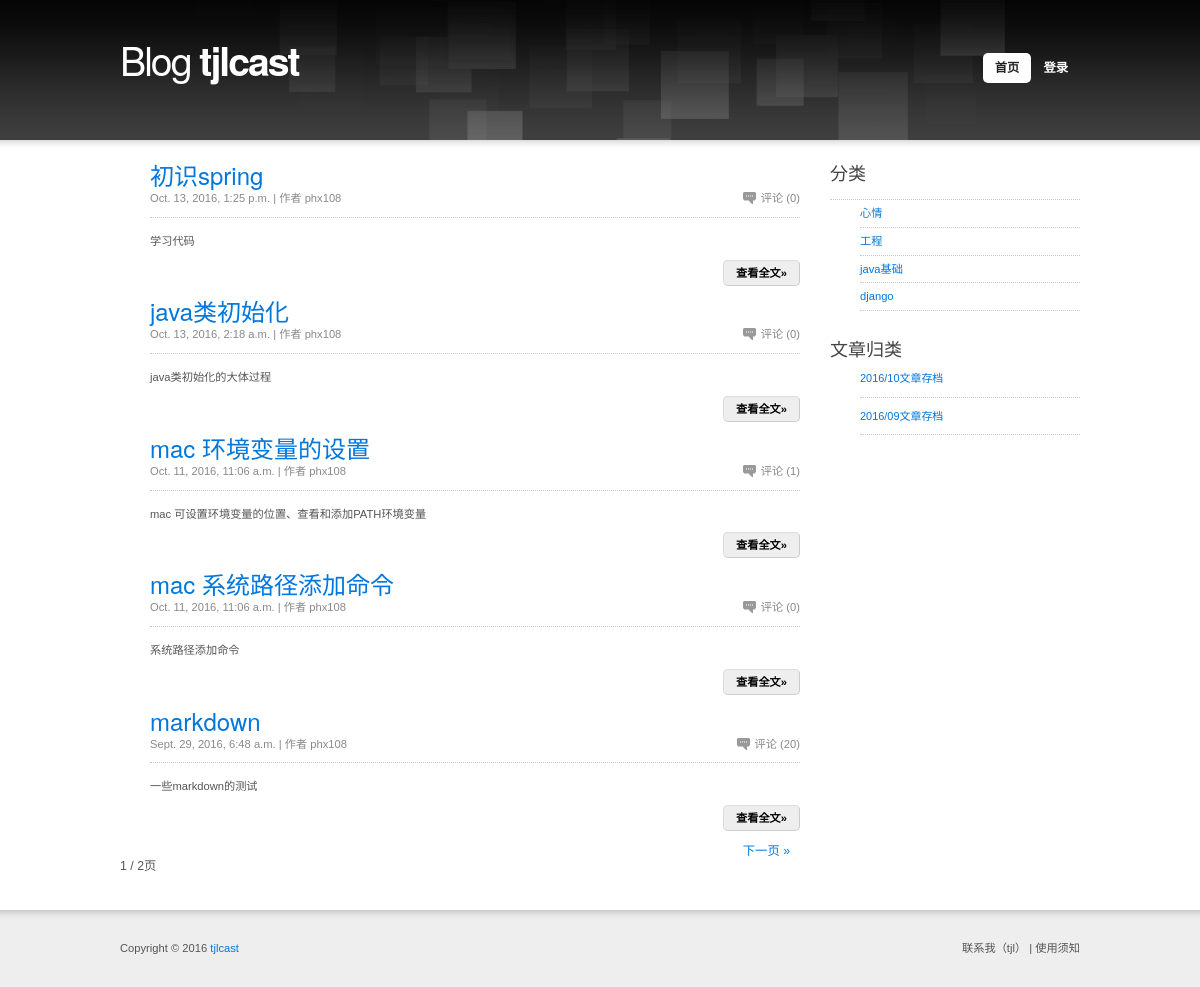
The page / on the database its author committed.
### blog_old_project/models.py (models this page shows, shortened)
class Article(models.Model):
    title = models.CharField(max_length=50, verbose_name='文章标题')
    desc = models.CharField(max_length=50, verbose_name='文章描述')
    content = models.TextField(verbose_name='文章内容')
    click_count = models.IntegerField(default=0, verbose_name='点击次数')
    is_recommend = models.BooleanField(default=False, verbose_name='是否推荐')
    date_publish = models.DateTimeField(auto_now_add=True, verbose_name='发布时间')
    user = models.ForeignKey(User, verbose_name='用户')
    category = models.ForeignKey(Category, blank=True, null=True, verbose_name='分类')
    tag = models.ManyToManyField(Tag, verbose_name='标签')
    objects = ArticleManager()
    class Meta:
        verbose_name = '文章'
        verbose_name_plural = verbose_name
        ordering = ['-date_publish']

class User(AbstractUser):
    avatar = models.ImageField(upload_to='avatar/%Y/%m', max_length=200, blank=True,
                               null=True, verbose_name='用户头像')
    qq = models.CharField(max_length=20, blank=True, null=True, verbose_name='QQ号码')
    mobile = models.CharField(max_length=11, blank=True, null=True, unique=True, verbose_name='手机号码')
    url = models.URLField(max_length=100, blank=True, null=True, verbose_name='个人网页地址')
    class Meta:
        verbose_name = '用户'
        verbose_name_plural = verbose_name
        ordering = ['-id']

class Category(models.Model):
    name = models.CharField(max_length=30, verbose_name='分类名称')
    index = models.IntegerField(default=999,verbose_name='分类的排序')
    class Meta:
        verbose_name = '分类'
        verbose_name_plural = verbose_name
        ordering = ['index', 'id']

### blog_old_project/views.py (the view)
# urls.py: url(r'^$', index, name='index'),
def index(request):
    try:
        article_list = Article.objects.all()
        cur_page = int(request.GET.get('page', '0'))
        article_list = getPaginator(request, article_list, cur_page, )
        category_list = Category.objects.all()[:6]
        archive_list = Article.objects.distinct_date()
    except Exception as e:
        print e
    return render(request, 'index.html', locals())

### blog_old_project/markdown2.py (called while the page is built)
def _hash_text(s):
    return 'md5-' + md5(SECRET_SALT + s.encode("utf-8")).hexdigest()

### blog_old_project/models.py (called while the page is built)
    def distinct_date(self):
        distinct_date_list = []
        date_list = self.values('date_publish')
        for date in date_list:
            date = date['date_publish'].strftime('%Y/%m')
            if date not in distinct_date_list:
                distinct_date_list.append(date)
        return distinct_date_list

### blog_old_project/tools/MyPagination.py (called while the page is built)
    def page(self, number):
        self.page_num = number
        return super(JuncheePaginator, self).page(number)

### blog_old_project/views.py (called while the page is built)
def global_settings(request):
    SITE_NAME = settings.SITE_NAME
    SITE_DESC = settings.SITE_DESC
    return locals()

def getPaginator(request, obj_list, curPage, page_size=5):
    paginator = JuncheePaginator(obj_list, page_size)
    try:
        cur_page = int(curPage)
        obj_list = paginator.page(cur_page)
    except Exception as e:
        obj_list = paginator.page(1)
    return obj_list

### templates/index.html (shortened to what this page needs)
{% extends '__base__.html' %}
{% load myfilter %}
{% block content %}
	<div id="section" class="box">
		<div id="content">
			<ul class="articles box">
                {% for article in article_list %}
                    <li>
                        <h2><a href="{% url 'article' %}?id={{ article.id }}">{{ article.title }}</a></h2>
                        <div class="article-info box">
                            <p class="f-right"><a href="#" class="comment">评论 ({{ article.comment_set.all.count }})</a></p>
                            <p class="f-left">{{ article.date_publish }} | 作者 <a href="#">{{ article.user.username }}</a></p>
                        </div>
                        <p>{{ article.desc | safe  }}</p>
                        <p class="more"><a href="{% url 'article' %}?id={{ article.id }}">查看全文&raquo;</a></p>
                    </li>
                {% endfor %}
			</ul>
			<div class="pagination box">
				<p class="f-right">
                    {% if article_list.has_next %}
                        <a href="?page={{ article_list.next_page_number }}">下一页 &raquo;</a>
                    {% else %}
                        <a style="display: none">下一页 &raquo;</a>
                    {% endif %}
				</p>
				<p class="f-left">{{ article_list.number }} / {{ article_list.paginator.num_pages }}页</p>
			</div>
		</div>
		{% include 'right.html' %}
	</div>
{% endblock %}

### templates/right.html (shortened to what this page needs)
		<div id="aside">
			<h3>分类</h3>
			<ul class="menu">
                {% for category in category_list %}
                    <li><a href="{% url 'category' %}?cid={{ category.id }}">{{ category.name }}</a></li>
                {% endfor %}
			</ul>
            <h3 class="nomb">文章归类</h3>
			<ul class="sponsors">
                {% for archive in archive_list %}
                    <li>
					<a href='{% url 'archive' %}?year={{ archive | slice:":4" }}&month={{ archive | slice:"5:7" }}'>{{ archive }}文章存档</a><br />
				    </li>
                {% endfor %}
			</ul>
		</div>

### static/css/main.css (style rules this page uses)
blockquote, body, button, code, dd, div, dl, dt, fieldset, form, h1, h2, h3, h4, h5, h6, img, legend, li, ol, p, pre, td, th, ul { margin:0; padding:0; border:0; vertical-align:baseline; }
address, blockquote, dl, fieldset, form, h1, h2, h3, h4, h5, h6, ol, p, table, ul { margin:15px 0; }
body { background:url("../design/bg.png") 0 0 repeat-x; font:0.8em/1.5 "arial", sans-serif; }
h2 { font-size:220%; font-weight:bold; }
h3 { font-size:160%; font-weight:normal; }
#section { overflow:hidden; padding:20px 0; }
#content { float:left; width:680px; text-align:justify; }
.articles { margin:0; list-style:none; }
.articles h2 { margin:0; }
.articles h2 a { text-decoration:none; }
.articles .article-info { padding-bottom:10px; }
.articles .article-info .comment { padding-left:18px; background:url("../design/comment.gif") 0 50% no-repeat; }
.articles .article-info p { margin:0; }
.pagination { font-size:110%; }
.pagination a { padding:5px 10px; }
.more { text-align:right; }
.more a { border-radius:5px; -webkit-border-radius:5px; -moz-border-radius:5px; padding:6px 12px; text-decoration:none; font-weight:bold; }
#aside { float:right; width:250px; }
.menu { list-style:none; }
.menu li { display:inline; }
.menu li a { display:block; padding:5px 0; }
.sponsors { margin:0; list-style:none; font-size:85%; }
.sponsors li { padding:10px 0; }
.sponsors li a { font-size:115%; }
.box { min-height:1px; _height:1%; }
.box:after { display:block; visibility:hidden; clear:both; line-height:0; font-size:0; content:"."; }
.f-left { float:left !important; }
.f-right { float:right !important; }
.nomb { margin-bottom:0 !important; }

### static/css/skin.css (style rules this page uses)
body { background-color:#FFF; color:#555; }
a { color:#222; }
h2 { color:#222; }
.articles .article-info { border-bottom:1px dotted #CCC; color:#888; }
.articles .article-info a { color:#888; }
.more a { border:1px solid #DDD; border-right:1px solid #CCC; border-bottom:1px solid #CCC; background-color:#EEE; color:#000; }
.menu { border-top:1px dotted #CCC; }
.menu li a { border-bottom:1px dotted #CCC; }
.sponsors { color:#888; }
.sponsors li { border-bottom:1px dotted #CCC; }

### rows shown on the page
Article: title "初识spring", comment_set.all.count "0", date_publish "Oct. 13, 2016, 1:25 p.m.", user.username "phx108", desc "学习代码"
Article: title "java类初始化", comment_set.all.count "0", date_publish "Oct. 13, 2016, 2:18 a.m.", user.username "phx108", desc "java类初始化的大体过程"
Article: title "mac 环境变量的设置", comment_set.all.count "1", date_publish "Oct. 11, 2016, 11:06 a.m.", user.username "phx108", desc "mac 可设置环境变量的位置、查看和添加PATH环境变量"
Article: title "mac 系统路径添加命令", comment_set.all.count "0", date_publish "Oct. 11, 2016, 11:06 a.m.", user.username "phx108", desc "系统路径添加命令"
Article: title "markdown", comment_set.all.count "20", date_publish "Sept. 29, 2016, 6:48 a.m.", user.username "phx108", desc "一些markdown的测试"
Category: name "心情"
Category: name "工程"
Category: name "java基础"
Category: name "django"

### other values the page prints
{{ SITE_NAME }} "tjlcast"
{{ article_list.number }} "1"
{{ article_list.paginator.num_pages }} "2"
{{ archive }} "2016/10" "2016/09"
